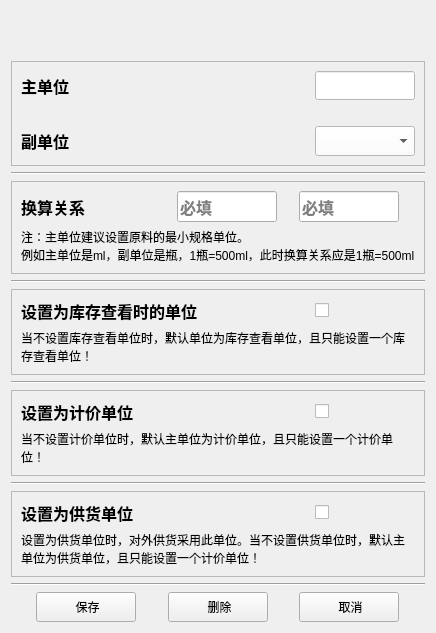
<?xml version="1.0" encoding="UTF-8"?>
<ui version="4.0">
 <class>AddUnitSite</class>
 <widget class="QWidget" name="AddUnitSite">
  <property name="geometry">
   <rect>
    <x>0</x>
    <y>0</y>
    <width>424</width>
    <height>633</height>
   </rect>
  </property>
  <property name="maximumSize">
   <size>
    <width>424</width>
    <height>16777215</height>
   </size>
  </property>
  <property name="windowTitle">
   <string>Form</string>
  </property>
  <property name="styleSheet">
   <string notr="true">QComboBox {  
background-color:white;
font-size-9px;
		   
 }
</string>
  </property>
  <layout class="QVBoxLayout" name="verticalLayout_8">
   <item>
    <spacer name="horizontalSpacer">
     <property name="orientation">
      <enum>Qt::Horizontal</enum>
     </property>
     <property name="sizeHint" stdset="0">
      <size>
       <width>40</width>
       <height>25</height>
      </size>
     </property>
    </spacer>
   </item>
   <item>
    <spacer name="horizontalSpacer_2">
     <property name="orientation">
      <enum>Qt::Horizontal</enum>
     </property>
     <property name="sizeHint" stdset="0">
      <size>
       <width>40</width>
       <height>25</height>
      </size>
     </property>
    </spacer>
   </item>
   <item>
    <widget class="QFrame" name="frame_4">
     <property name="frameShape">
      <enum>QFrame::StyledPanel</enum>
     </property>
     <property name="frameShadow">
      <enum>QFrame::Raised</enum>
     </property>
     <layout class="QVBoxLayout" name="verticalLayout_7">
      <item>
       <layout class="QHBoxLayout" name="horizontalLayout">
        <item>
         <widget class="QLabel" name="label">
          <property name="minimumSize">
           <size>
            <width>0</width>
            <height>0</height>
           </size>
          </property>
          <property name="font">
           <font>
            <family>宋体</family>
            <pointsize>12</pointsize>
            <weight>75</weight>
            <bold>true</bold>
           </font>
          </property>
          <property name="text">
           <string>主单位</string>
          </property>
         </widget>
        </item>
        <item>
         <widget class="QLineEdit" name="lineEditMainUnit">
          <property name="enabled">
           <bool>false</bool>
          </property>
          <property name="minimumSize">
           <size>
            <width>100</width>
            <height>24</height>
           </size>
          </property>
          <property name="maximumSize">
           <size>
            <width>100</width>
            <height>16777215</height>
           </size>
          </property>
          <property name="font">
           <font>
            <family>宋体</family>
            <pointsize>12</pointsize>
            <weight>75</weight>
            <bold>true</bold>
           </font>
          </property>
          <property name="styleSheet">
           <string notr="true">background-color:white;
font-size-9px;
color: rgb(0, 0, 0);</string>
          </property>
         </widget>
        </item>
       </layout>
      </item>
      <item>
       <spacer name="horizontalSpacer_8">
        <property name="orientation">
         <enum>Qt::Horizontal</enum>
        </property>
        <property name="sizeHint" stdset="0">
         <size>
          <width>40</width>
          <height>20</height>
         </size>
        </property>
       </spacer>
      </item>
      <item>
       <layout class="QHBoxLayout" name="horizontalLayout_2">
        <item>
         <widget class="QLabel" name="label_2">
          <property name="minimumSize">
           <size>
            <width>68</width>
            <height>0</height>
           </size>
          </property>
          <property name="font">
           <font>
            <family>宋体</family>
            <pointsize>12</pointsize>
            <weight>75</weight>
            <bold>true</bold>
           </font>
          </property>
          <property name="text">
           <string>副单位</string>
          </property>
         </widget>
        </item>
        <item>
         <widget class="QComboBox" name="comboBoxSiteUnit">
          <property name="minimumSize">
           <size>
            <width>100</width>
            <height>24</height>
           </size>
          </property>
          <property name="maximumSize">
           <size>
            <width>100</width>
            <height>16777215</height>
           </size>
          </property>
          <property name="font">
           <font>
            <family>宋体</family>
            <pointsize>12</pointsize>
            <weight>75</weight>
            <bold>true</bold>
           </font>
          </property>
         </widget>
        </item>
       </layout>
      </item>
     </layout>
    </widget>
   </item>
   <item>
    <widget class="Line" name="line_5">
     <property name="orientation">
      <enum>Qt::Horizontal</enum>
     </property>
    </widget>
   </item>
   <item>
    <widget class="QFrame" name="frame_5">
     <property name="minimumSize">
      <size>
       <width>0</width>
       <height>0</height>
      </size>
     </property>
     <property name="frameShape">
      <enum>QFrame::StyledPanel</enum>
     </property>
     <property name="frameShadow">
      <enum>QFrame::Raised</enum>
     </property>
     <layout class="QVBoxLayout" name="verticalLayout_10">
      <item>
       <layout class="QVBoxLayout" name="verticalLayout_9">
        <item>
         <layout class="QHBoxLayout" name="horizontalLayout_7">
          <item>
           <widget class="QLabel" name="label_9">
            <property name="font">
             <font>
              <family>宋体</family>
              <pointsize>12</pointsize>
              <weight>75</weight>
              <bold>true</bold>
             </font>
            </property>
            <property name="text">
             <string>换算关系</string>
            </property>
           </widget>
          </item>
          <item>
           <spacer name="horizontalSpacer_10">
            <property name="orientation">
             <enum>Qt::Horizontal</enum>
            </property>
            <property name="sizeHint" stdset="0">
             <size>
              <width>40</width>
              <height>20</height>
             </size>
            </property>
           </spacer>
          </item>
          <item>
           <widget class="QLineEdit" name="lineEditLeft">
            <property name="minimumSize">
             <size>
              <width>50</width>
              <height>0</height>
             </size>
            </property>
            <property name="maximumSize">
             <size>
              <width>100</width>
              <height>16777215</height>
             </size>
            </property>
            <property name="font">
             <font>
              <family>宋体</family>
              <pointsize>12</pointsize>
              <weight>75</weight>
              <bold>true</bold>
             </font>
            </property>
            <property name="styleSheet">
             <string notr="true">color: rgb(0, 0, 0);</string>
            </property>
            <property name="placeholderText">
             <string>必填</string>
            </property>
           </widget>
          </item>
          <item>
           <widget class="QLabel" name="labelLeft">
            <property name="font">
             <font>
              <family>宋体</family>
              <pointsize>12</pointsize>
              <weight>75</weight>
              <bold>true</bold>
             </font>
            </property>
            <property name="text">
             <string/>
            </property>
           </widget>
          </item>
          <item>
           <widget class="QLineEdit" name="lineEditRight">
            <property name="minimumSize">
             <size>
              <width>50</width>
              <height>0</height>
             </size>
            </property>
            <property name="maximumSize">
             <size>
              <width>100</width>
              <height>16777215</height>
             </size>
            </property>
            <property name="font">
             <font>
              <family>宋体</family>
              <pointsize>12</pointsize>
              <weight>75</weight>
              <bold>true</bold>
             </font>
            </property>
            <property name="styleSheet">
             <string notr="true">color: rgb(0, 0, 0);</string>
            </property>
            <property name="placeholderText">
             <string>必填</string>
            </property>
           </widget>
          </item>
          <item>
           <widget class="QLabel" name="labelRight">
            <property name="font">
             <font>
              <family>宋体</family>
              <pointsize>12</pointsize>
              <weight>75</weight>
              <bold>true</bold>
             </font>
            </property>
            <property name="text">
             <string/>
            </property>
           </widget>
          </item>
         </layout>
        </item>
        <item>
         <widget class="QLabel" name="label_10">
          <property name="text">
           <string>注：主单位建议设置原料的最小规格单位。
例如主单位是ml，副单位是瓶，1瓶=500ml，此时换算关系应是1瓶=500ml</string>
          </property>
          <property name="scaledContents">
           <bool>true</bool>
          </property>
         </widget>
        </item>
       </layout>
      </item>
     </layout>
    </widget>
   </item>
   <item>
    <widget class="Line" name="line">
     <property name="orientation">
      <enum>Qt::Horizontal</enum>
     </property>
    </widget>
   </item>
   <item>
    <widget class="QFrame" name="frame">
     <property name="frameShape">
      <enum>QFrame::StyledPanel</enum>
     </property>
     <property name="frameShadow">
      <enum>QFrame::Raised</enum>
     </property>
     <layout class="QVBoxLayout" name="verticalLayout_2">
      <item>
       <layout class="QVBoxLayout" name="verticalLayout">
        <item>
         <layout class="QHBoxLayout" name="horizontalLayout_3">
          <item>
           <widget class="QLabel" name="label_3">
            <property name="font">
             <font>
              <family>宋体</family>
              <pointsize>12</pointsize>
              <weight>75</weight>
              <bold>true</bold>
             </font>
            </property>
            <property name="text">
             <string>设置为库存查看时的单位</string>
            </property>
           </widget>
          </item>
          <item>
           <widget class="QCheckBox" name="checkBoxWareHouse">
            <property name="minimumSize">
             <size>
              <width>100</width>
              <height>0</height>
             </size>
            </property>
            <property name="maximumSize">
             <size>
              <width>100</width>
              <height>16777215</height>
             </size>
            </property>
            <property name="text">
             <string/>
            </property>
           </widget>
          </item>
         </layout>
        </item>
        <item>
         <widget class="QLabel" name="label_6">
          <property name="text">
           <string>当不设置库存查看单位时，默认单位为库存查看单位，且只能设置一个库存查看单位！</string>
          </property>
          <property name="scaledContents">
           <bool>true</bool>
          </property>
          <property name="wordWrap">
           <bool>true</bool>
          </property>
         </widget>
        </item>
       </layout>
      </item>
     </layout>
    </widget>
   </item>
   <item>
    <widget class="Line" name="line_2">
     <property name="orientation">
      <enum>Qt::Horizontal</enum>
     </property>
    </widget>
   </item>
   <item>
    <widget class="QFrame" name="frame_2">
     <property name="frameShape">
      <enum>QFrame::StyledPanel</enum>
     </property>
     <property name="frameShadow">
      <enum>QFrame::Raised</enum>
     </property>
     <layout class="QVBoxLayout" name="verticalLayout_4">
      <item>
       <layout class="QVBoxLayout" name="verticalLayout_3">
        <item>
         <layout class="QHBoxLayout" name="horizontalLayout_4">
          <item>
           <widget class="QLabel" name="label_4">
            <property name="font">
             <font>
              <family>宋体</family>
              <pointsize>12</pointsize>
              <weight>75</weight>
              <bold>true</bold>
             </font>
            </property>
            <property name="text">
             <string>设置为计价单位</string>
            </property>
           </widget>
          </item>
          <item>
           <widget class="QCheckBox" name="checkBoxPrice">
            <property name="minimumSize">
             <size>
              <width>100</width>
              <height>0</height>
             </size>
            </property>
            <property name="maximumSize">
             <size>
              <width>100</width>
              <height>16777215</height>
             </size>
            </property>
            <property name="text">
             <string/>
            </property>
           </widget>
          </item>
         </layout>
        </item>
        <item>
         <widget class="QLabel" name="label_7">
          <property name="text">
           <string>当不设置计价单位时，默认主单位为计价单位，且只能设置一个计价单位！</string>
          </property>
          <property name="scaledContents">
           <bool>true</bool>
          </property>
          <property name="wordWrap">
           <bool>true</bool>
          </property>
         </widget>
        </item>
       </layout>
      </item>
     </layout>
    </widget>
   </item>
   <item>
    <widget class="Line" name="line_3">
     <property name="orientation">
      <enum>Qt::Horizontal</enum>
     </property>
    </widget>
   </item>
   <item>
    <widget class="QFrame" name="frame_3">
     <property name="frameShape">
      <enum>QFrame::StyledPanel</enum>
     </property>
     <property name="frameShadow">
      <enum>QFrame::Raised</enum>
     </property>
     <layout class="QVBoxLayout" name="verticalLayout_6">
      <item>
       <layout class="QVBoxLayout" name="verticalLayout_5">
        <item>
         <layout class="QHBoxLayout" name="horizontalLayout_5">
          <item>
           <widget class="QLabel" name="label_5">
            <property name="font">
             <font>
              <family>宋体</family>
              <pointsize>12</pointsize>
              <weight>75</weight>
              <bold>true</bold>
             </font>
            </property>
            <property name="text">
             <string>设置为供货单位</string>
            </property>
           </widget>
          </item>
          <item>
           <widget class="QCheckBox" name="checkBoxSupply">
            <property name="minimumSize">
             <size>
              <width>100</width>
              <height>0</height>
             </size>
            </property>
            <property name="maximumSize">
             <size>
              <width>100</width>
              <height>16777215</height>
             </size>
            </property>
            <property name="text">
             <string/>
            </property>
           </widget>
          </item>
         </layout>
        </item>
        <item>
         <widget class="QLabel" name="label_8">
          <property name="layoutDirection">
           <enum>Qt::LeftToRight</enum>
          </property>
          <property name="text">
           <string>设置为供货单位时，对外供货采用此单位。当不设置供货单位时，默认主单位为供货单位，且只能设置一个计价单位！</string>
          </property>
          <property name="textFormat">
           <enum>Qt::AutoText</enum>
          </property>
          <property name="scaledContents">
           <bool>false</bool>
          </property>
          <property name="wordWrap">
           <bool>true</bool>
          </property>
         </widget>
        </item>
       </layout>
      </item>
     </layout>
    </widget>
   </item>
   <item>
    <widget class="Line" name="line_4">
     <property name="orientation">
      <enum>Qt::Horizontal</enum>
     </property>
    </widget>
   </item>
   <item>
    <layout class="QHBoxLayout" name="horizontalLayout_6">
     <item>
      <spacer name="horizontalSpacer_3">
       <property name="orientation">
        <enum>Qt::Horizontal</enum>
       </property>
       <property name="sizeHint" stdset="0">
        <size>
         <width>40</width>
         <height>20</height>
        </size>
       </property>
      </spacer>
     </item>
     <item>
      <widget class="QPushButton" name="pushButtonSave">
       <property name="minimumSize">
        <size>
         <width>100</width>
         <height>30</height>
        </size>
       </property>
       <property name="styleSheet">
        <string notr="true"/>
       </property>
       <property name="text">
        <string> 保存</string>
       </property>
       <property name="icon">
        <iconset resource="../../../res.qrc">
         <normaloff>:/image/image/save.png</normaloff>:/image/image/save.png</iconset>
       </property>
      </widget>
     </item>
     <item>
      <spacer name="horizontalSpacer_5">
       <property name="orientation">
        <enum>Qt::Horizontal</enum>
       </property>
       <property name="sizeHint" stdset="0">
        <size>
         <width>40</width>
         <height>20</height>
        </size>
       </property>
      </spacer>
     </item>
     <item>
      <widget class="QPushButton" name="pushButtonDel">
       <property name="minimumSize">
        <size>
         <width>100</width>
         <height>30</height>
        </size>
       </property>
       <property name="styleSheet">
        <string notr="true"/>
       </property>
       <property name="text">
        <string> 删除</string>
       </property>
       <property name="icon">
        <iconset resource="../../../res.qrc">
         <normaloff>:/image/image/删 除.png</normaloff>:/image/image/删 除.png</iconset>
       </property>
      </widget>
     </item>
     <item>
      <spacer name="horizontalSpacer_11">
       <property name="orientation">
        <enum>Qt::Horizontal</enum>
       </property>
       <property name="sizeHint" stdset="0">
        <size>
         <width>40</width>
         <height>20</height>
        </size>
       </property>
      </spacer>
     </item>
     <item>
      <widget class="QPushButton" name="pushButtonCancel">
       <property name="minimumSize">
        <size>
         <width>100</width>
         <height>30</height>
        </size>
       </property>
       <property name="maximumSize">
        <size>
         <width>16777215</width>
         <height>30</height>
        </size>
       </property>
       <property name="styleSheet">
        <string notr="true"/>
       </property>
       <property name="text">
        <string> 取消</string>
       </property>
       <property name="icon">
        <iconset resource="../../../res.qrc">
         <normaloff>:/image/image/cancel.png</normaloff>:/image/image/cancel.png</iconset>
       </property>
      </widget>
     </item>
     <item>
      <spacer name="horizontalSpacer_4">
       <property name="orientation">
        <enum>Qt::Horizontal</enum>
       </property>
       <property name="sizeHint" stdset="0">
        <size>
         <width>40</width>
         <height>20</height>
        </size>
       </property>
      </spacer>
     </item>
    </layout>
   </item>
  </layout>
 </widget>
 <resources>
  <include location="../../../res.qrc"/>
 </resources>
 <connections/>
</ui>
